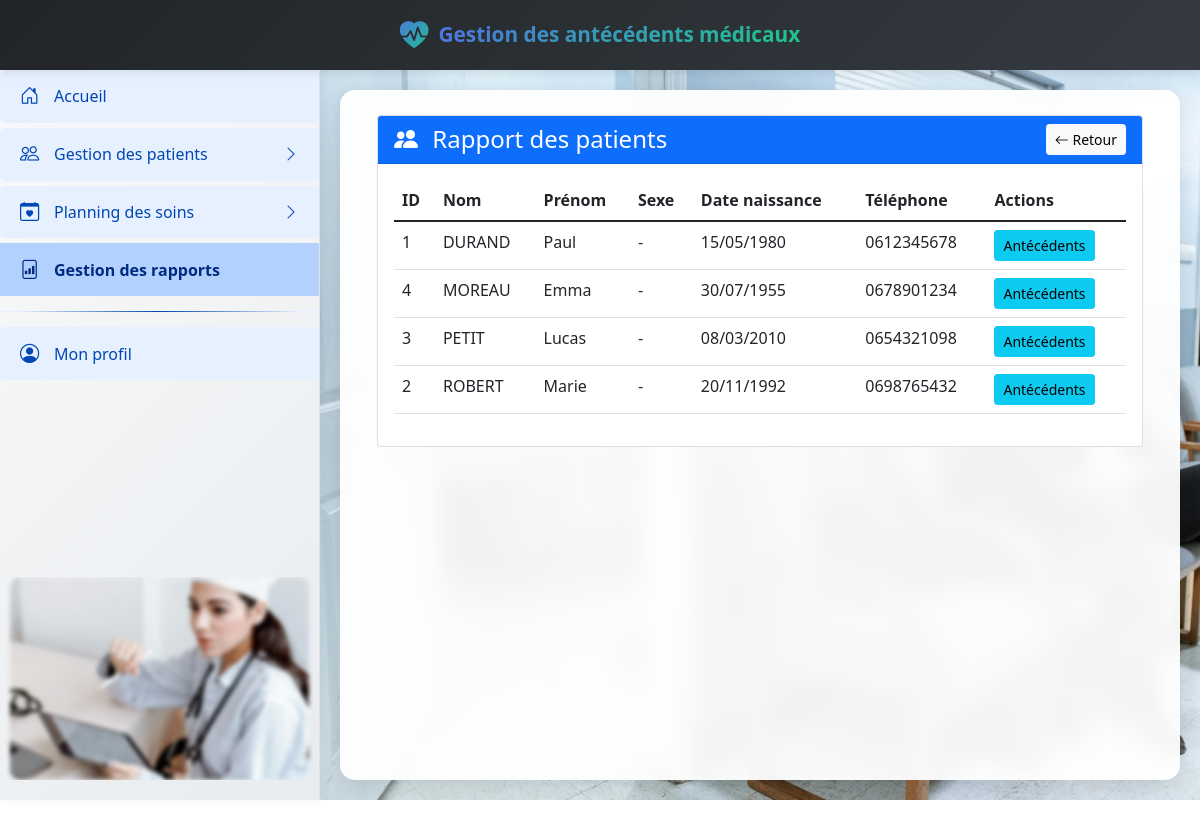
Page /app/public/index.php?controller=rapport&action=patients (signed in) on the committed database.
### tables this page shows
CREATE TABLE IF NOT EXISTS patients (
    id INT AUTO_INCREMENT PRIMARY KEY,
    nom VARCHAR(100) NOT NULL,
    prenom VARCHAR(100) NOT NULL,
    date_naissance DATE NOT NULL,
    adresse TEXT,
    telephone VARCHAR(20),
    created_at TIMESTAMP DEFAULT CURRENT_TIMESTAMP
);

### app/controllers/RapportController.php (called while the page is built, shortened)
<?php
class RapportController extends BaseController {
    private $patientModel;
    public function __construct() {
        $this->patientModel = new Patient();
    }
    public function patients() {
        $patients = $this->patientModel->lireTous();
        $data = array('patients' => $patients);
        $this->renderWithLayout('rapports/patients', $data);
    }
}
?>

### app/models/Patient.php (called while the page is built, shortened)
<?php
class Patient {
    private $conn;
    private $table = "patients";
    public function __construct() {
        $database = new Database();
        $this->conn = $database->getConnection();
    }
    public function lireTous() {
        $query = "SELECT * FROM " . $this->table . " ORDER BY nom, prenom ASC";
        $stmt = $this->conn->prepare($query);
        $stmt->execute();
        return $stmt;
    }
}
?>

### app/config/Database.php (called while the page is built, shortened)
<?php
class Database {
    private $host = 'localhost';
    private $dbname = 'gestion_medicale';
    private $username = 'root';
    private $password = '';
    public function getConnection() {
        $this->pdo = null;
        try {
            $this->pdo = new PDO(
                "mysql:host=" . $this->host . ";dbname=" . $this->dbname,
                $this->username,
                $this->password
            );
            $this->pdo->setAttribute(PDO::ATTR_ERRMODE, PDO::ERRMODE_EXCEPTION);
        } catch(PDOException $e) {
            error_log("Erreur de connexion BDD: " . $e->getMessage());
            throw new \Exception("Erreur de connexion au serveur");
        }
        return $this->pdo;
    }
}
?>

### app/views/rapports/patients.php (the view)
<div class="container-fluid">
    <div class="card">
        <div class="card-header bg-primary text-white d-flex justify-content-between align-items-center">
            <h4 class="mb-0">
                <i class="bi bi-people-fill me-2"></i>
                Rapport des patients
            </h4>
            <a href="index.php?controller=rapport&action=index" class="btn btn-light btn-sm">
                <i class="bi bi-arrow-left"></i> Retour
            </a>
        </div>
        <div class="card-body">
            <div class="table-responsive">
                <table class="table table-hover">
                    <thead>
                        <tr>
                            <th>ID</th>
                            <th>Nom</th>
                            <th>Prénom</th>
                            <th>Sexe</th>
                            <th>Date naissance</th>
                            <th>Téléphone</th>
                            <th>Actions</th>
                        </tr>
                    </thead>
                    <tbody>
                        <?php foreach($patients as $patient): ?>
                        <tr>
                            <td><?php echo $patient['id']; ?></td>
                            <td><?php echo htmlspecialchars($patient['nom']); ?></td>
                            <td><?php echo htmlspecialchars($patient['prenom']); ?></td>
                            <td><?php echo isset($patient['sexe']) ? ($patient['sexe'] == 'M' ? 'M' : 'F') : '-'; ?></td>
                            <td><?php echo date('d/m/Y', strtotime($patient['date_naissance'])); ?></td>
                            <td><?php echo $patient['telephone'] ?? '-'; ?></td>
                            <td>
                                <a href="index.php?controller=rapport&action=antecedents&patient_id=<?php echo $patient['id']; ?>"
                                   class="btn btn-sm btn-info">
                                    Antécédents
                                </a>
                            </td>
                        </tr>
                        <?php endforeach; ?>
                    </tbody>
                </table>
            </div>
        </div>
    </div>
</div>

### rows in the picture
patients: id "1", nom "DURAND", prenom "Paul", date_naissance "15/05/1980", telephone "0612345678"
patients: id "4", nom "MOREAU", prenom "Emma", date_naissance "30/07/1955", telephone "0678901234"
patients: id "3", nom "PETIT", prenom "Lucas", date_naissance "08/03/2010", telephone "0654321098"
patients: id "2", nom "ROBERT", prenom "Marie", date_naissance "20/11/1992", telephone "0698765432"

### other values in the picture
$navbarText "Gestion des antécédents médicaux"
